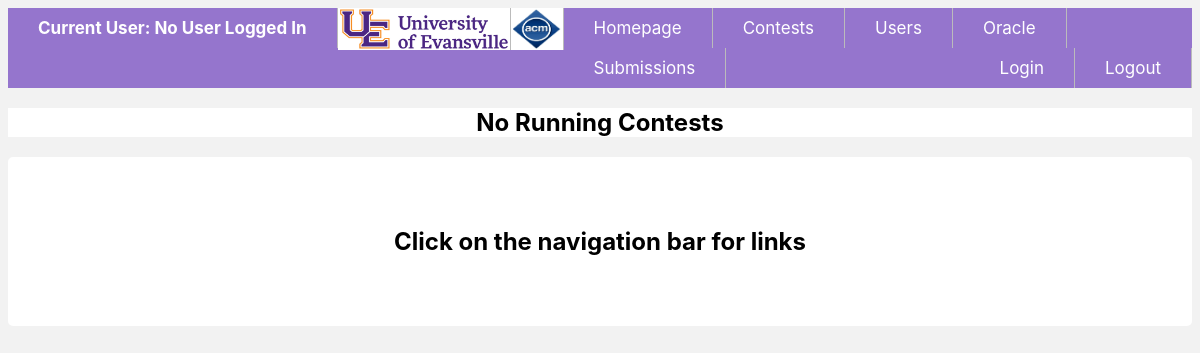
The app's page /, older data.
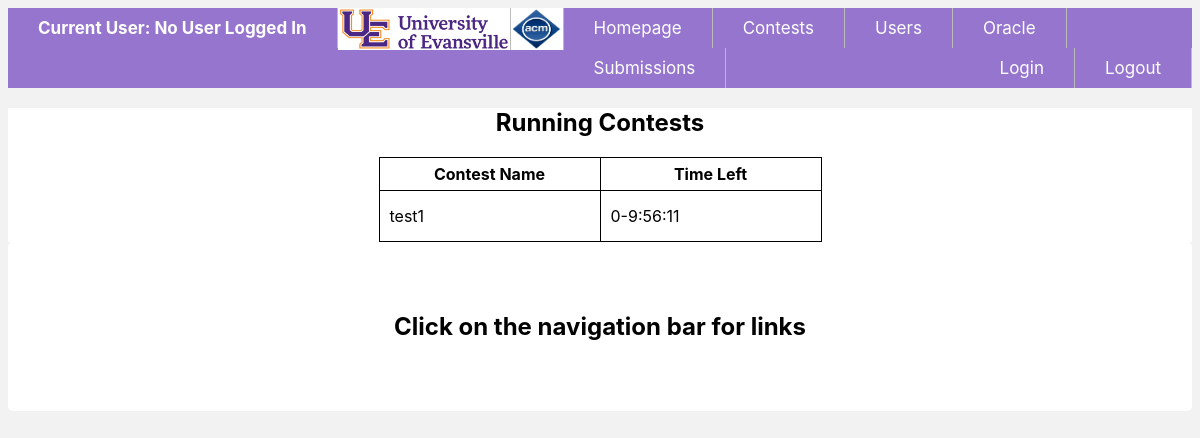
The same page, newer data.
### contests/models.py (models this page shows, shortened)
class Contest(models.Model):
    contestName             = models.CharField(max_length = 50, unique = True)
    contestDate             = models.DateField()
    contestants             = models.ManyToManyField('users.CustomUser', blank = True)
    contestHours            = models.PositiveSmallIntegerField(default = 2)
    contestMinutes          = models.PositiveSmallIntegerField(default = 0)
    contestDuration         = models.DurationField(default = datetime.timedelta(days = 0, seconds=7200))
    isRunning               = models.BooleanField(default = False)
    isPaused                = models.BooleanField(default = False)
    pauseTime               = models.DateTimeField(null = True)
    startTime               = models.DateTimeField(null = True)
    stopTime                = models.DateTimeField(null = True)
    def get_remaining_time(self):
        remainingTime = 0
        if not self.isRunning:
            return remainingTime
        else:
            startTime           = self.startTime
            tz_info             = startTime.tzinfo
            currentTime         = datetime.datetime.now(tz_info)
            contestDuration     = self.contestDuration
            durationSeconds     = contestDuration.seconds
            remainingTime            = startTime - currentTime
            time_in_seconds = (remainingTime.total_seconds() + durationSeconds)
            if (time_in_seconds <= 0):
                self.isRunning = False
                self.save()
            return time_in_seconds
    def get_remaining_time_string(self):
        if not self.isRunning:
            return "Contest Not Running"
        else:
            timeLeft            = self.get_remaining_time()
            hour                = int(timeLeft // 3600)
            minutes             = int((timeLeft // 60) % 60)
            seconds             = int(timeLeft - hour * 3600 - minutes * 60)
            hour = str(hour) if hour >= 10 else ("0" + str(hour))
            minutes = str(minutes) if minutes >= 10 else ("0" + str(minutes))
            seconds = str(seconds) if seconds >= 10 else ("0" + str(seconds))
            time = hour + ":" + minutes +":"+ seconds
            return time

### home/views.py (the view)
# urls.py: path('', HomePageView.as_view()),
class HomePageView(TemplateView):
    template_name = "home/homepage.html"
    def get_context_data(self, **kwargs):
        context = super().get_context_data(**kwargs)
        from contests.models import Contest
        running_contests = Contest.objects.filter(isRunning = True)
        context['runningContests'] = running_contests
        return context

### home/templates/home/homepage.html (shortened to what this page needs)
{% extends 'base.html' %}
{% block content %}
{% load static %}
<link rel = "stylesheet" type = "text/css" href = "{% static 'css/homepage_style.css' %}" />
<div id="container2">
    {% if runningContests.count > 0 %}
    <h2>Running Contests</h2>
    <table>
        <th>Contest Name</th>
        <th>Time Left</th>
    {% for item in runningContests %}
    <tr>
        <td>{{ item.contestName }}</td>
        <td>{{ item.get_remaining_time_string }} </td>
    </tr>
    {% endfor %}
    </table>
    {% else %}
    <h2>No Running Contests</h2>
    {% endif %}
</div>
<div class = "homecontainer">
<h2>Click on the navigation bar for links</h2>
</div>
{% endblock %}

### contest/templates/base.html (shortened to what this page needs)
<!DOCTYPE html>
<html lang="en">
<head>
</head>
<body>
    {% include 'navbar.html' %}
    {% block content %}{% endblock %}
</body>
{% load static %}
</html>

### contest/templates/navbar.html
{% load static %}
<nav>
    <link rel = "stylesheet" type = "text/css" href = "{% static 'css/navbar_style.css' %}" />
    <div id = "menu">
        <ul>
            <li id = "user">
            {% if request.user.userName != None and request.user.userName != "" %}
                        Current User: {{ request.user.userName }}
                    {% else %}
                        Current User: No User Logged In
            {% endif %}
            </li>
            <li><img src = "{% static 'logo/UElogo.jpg' %}" class = "logo1"/></li>
            <li><img src = "{% static 'logo/ACMlogo.png' %}" class = "logo"/></li>
            <li class="{% ifequal request.path '/home/'%} active {% endifequal%}">
                <a href="{% url 'home:homepage-view' %}"> Homepage</a>
            </li>
            <li class="{% if 'contests' in request.build_absolute_uri %} active {% endif%}">
                <a href="{% url 'contests:contest-list' %}"> Contests </a>
            </li>
            <li class="{% if 'users' in request.build_absolute_uri %} active {% endif%}">
                <a href="{% url 'users:user-list' %}"> Users </a>
            </li>
            <li class="{% ifequal request.path '/oracle/'%} active {% endifequal%}">
                <a href="{% url 'oracle:posts-list' %}"> Oracle </a>
            </li>
            <li class="{% ifequal request.path '/submission/'%} active {% endifequal%}">
                <a href="{% url 'submission:submission-list' %}"> Submissions </a>
            </li>
            <li style = "float:right"><a href="{% url 'login:logout-page' %}"> Logout </a></li>
            <li class="{% ifequal request.path '/login/'%} active {% endifequal%}"  style = "float:right">
                <a href="{% url 'login:login-page' %}"> Login </a>
            </li>
        </ul>
    </div>
</nav>

### static/css/navbar_style.css (style rules this page uses)
html { background-color: #f2f2f2; font-family: -apple-system, BlinkMacSystemFont, 'Segoe UI', Roboto, Oxygen, Ubuntu, Cantarell, 'Open Sans', 'Helvetica Neue', sans-serif; }
#menu { background-color: white; }
#menu a { text-decoration: none; display: block; }
#menu ul { list-style-type: none; margin: 0; padding: 0; overflow: hidden; background-color: #9575cd; }
#user { padding: 10px 30px; font-weight: bold; text-transform: capitalize; color: white; }
#menu li { display: block; float: left; text-align: center; border-right: 1px solid #bbb; font-size: 17px; }
#menu li a { color: white; float: left; text-align: center; padding: 10px 30px; text-decoration: none; }
.logo { display: inline-block; vertical-align: top; width: 50px; height: 40px; border: 1px solid white; }
.logo1 { display: inline-block; vertical-align: top; width: 170px; height: 40px; border: 1px solid white; }

### static/css/homepage_style.css (style rules this page uses)
.homecontainer { position: relative; border-radius: 5px; background-color:white; padding: 50px 25px; text-align: center; font-size: 16px; margin-top: auto; }
table { border: 1px solid black; font-size: 20px; text-align: left; margin-left: auto; margin-right: auto; padding: 20px; border-collapse: collapse; }
th, td { border: 1px solid black; width: 200px; height: 30px; text-align: center; vertical-align: middle; }
#container2 { text-align: center; background-color:white; }
#container2 table { border: 1px solid black; font-size: 16px; border-collapse: collapse; margin-left: auto; margin-right: auto; }
#container2 td { border: 1px solid black; text-align: left; padding: 10px; }

Row changes from the older to the newer data that the page shows:
added Contest: contestName "test1", get_remaining_time_string "0-9:56:11"
Text that changed along with them:
text no longer shown: "No Running Contests"
text now shown: "Running Contests Contest Name Time Left"
